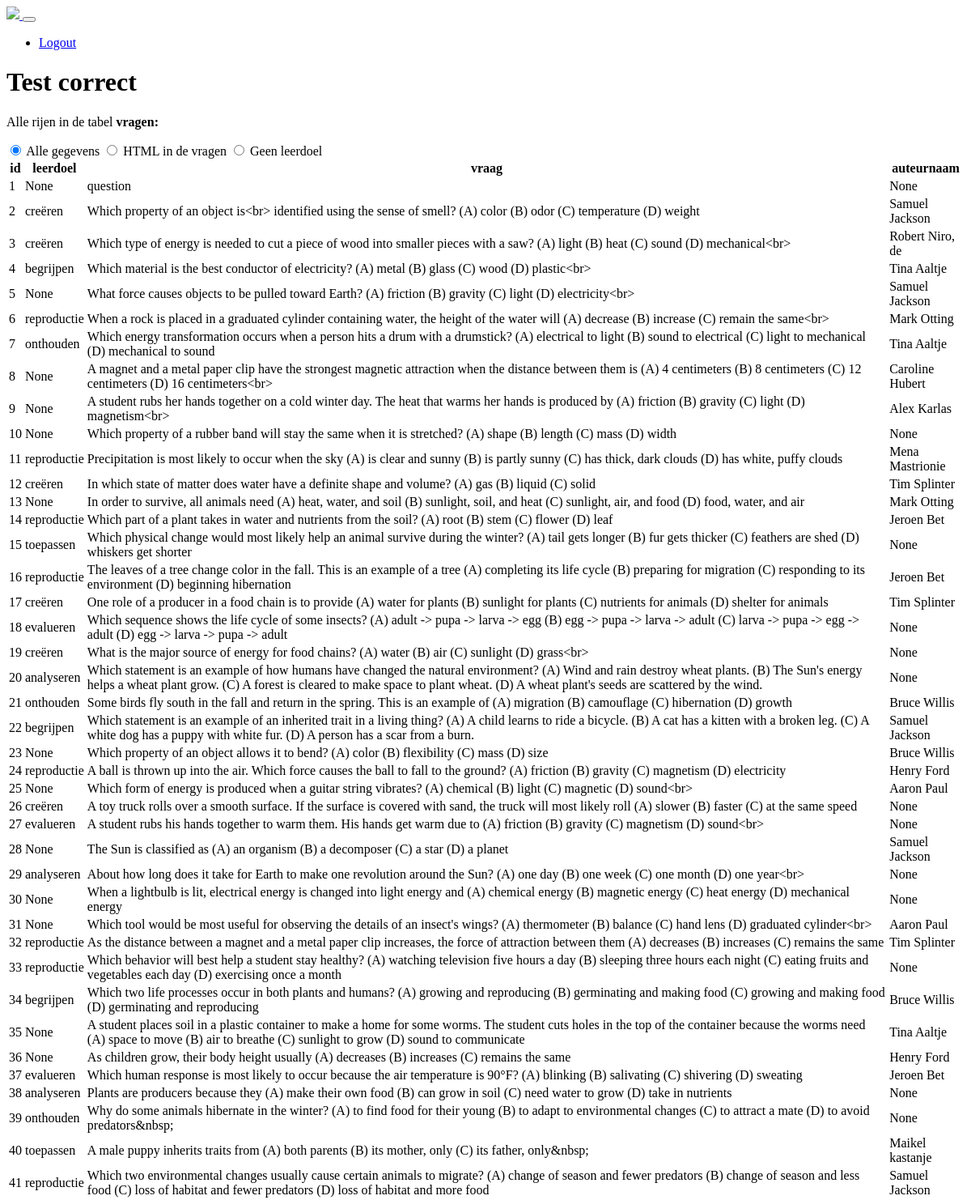
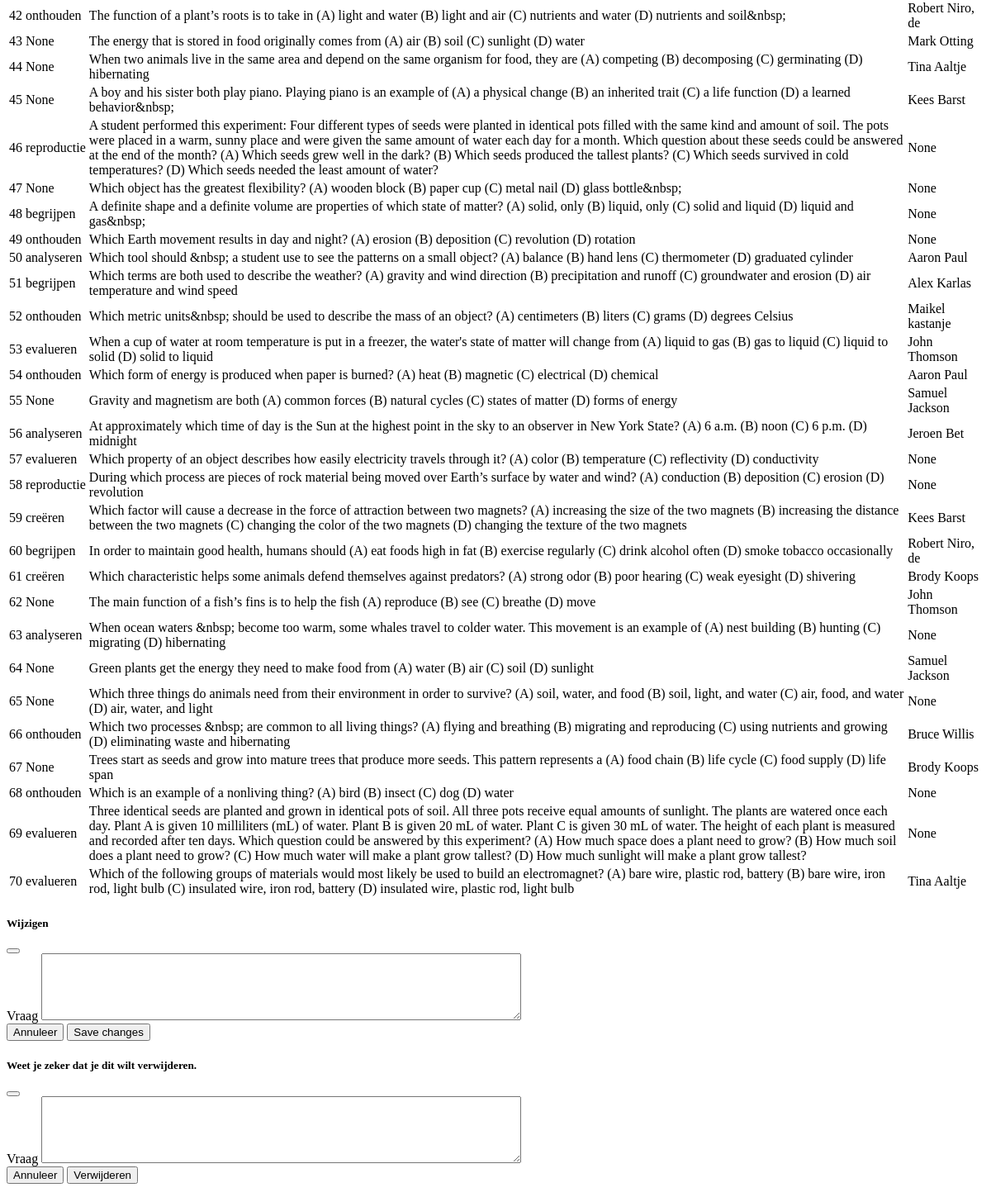
The page /alle-gegevens on the database as committed earlier (2 pictures, top to bottom).
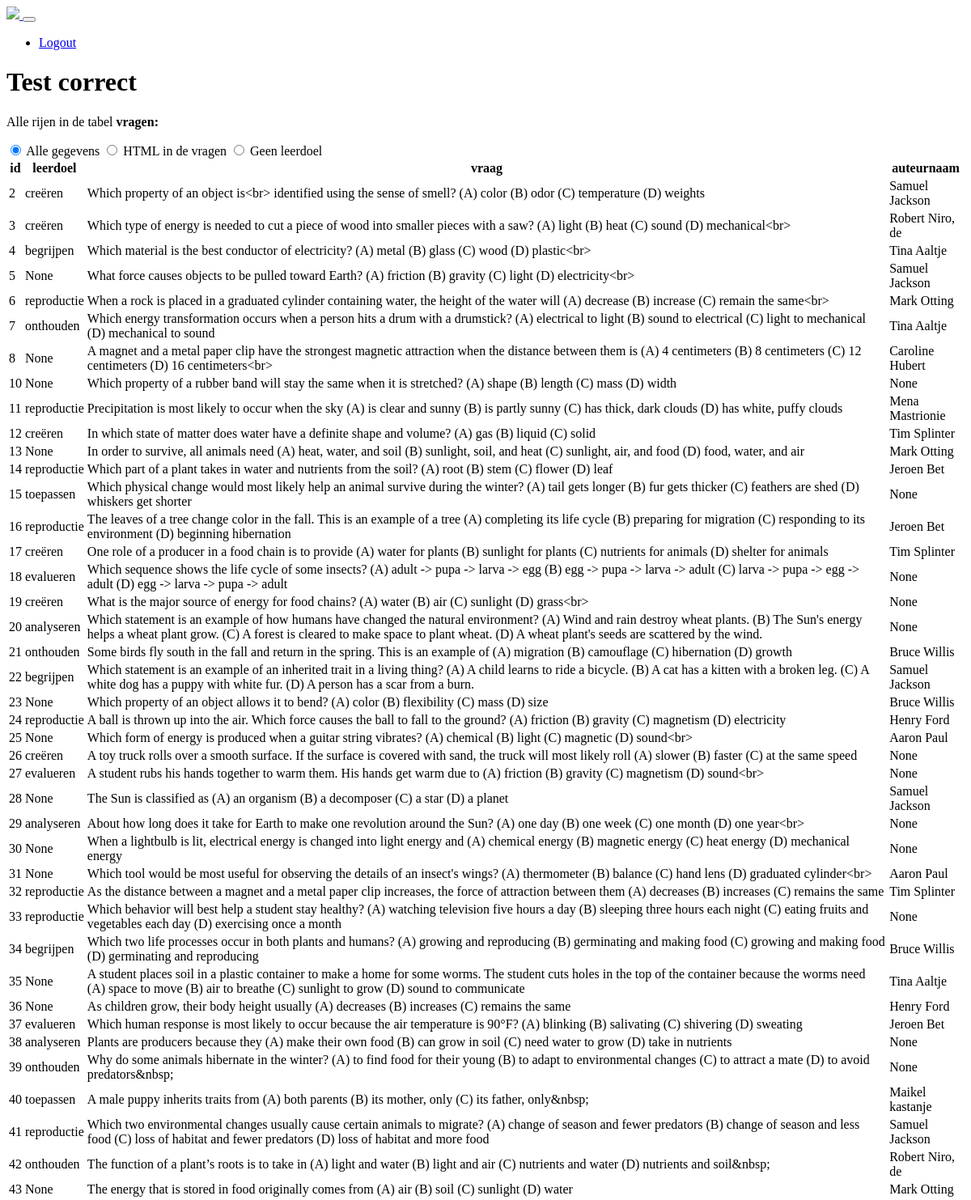
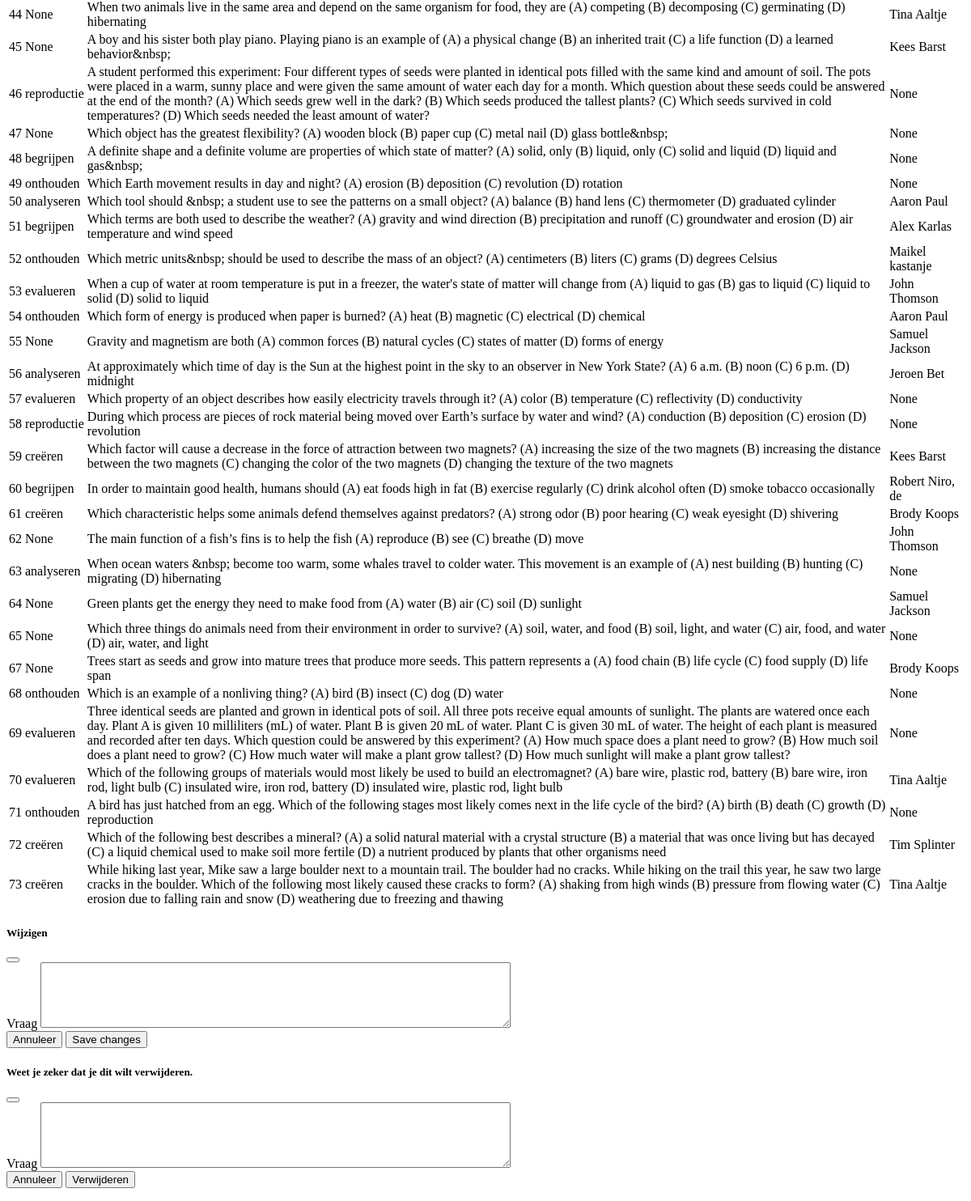
The same page on the database as committed later (2 pictures, top to bottom).
### tables this page shows
CREATE TABLE `vragen` (
  `id` integer NOT NULL
,  `leerdoel` integer DEFAULT NULL
,  `vraag` text NOT NULL
,  `auteur` integer DEFAULT NULL
);

CREATE TABLE `leerdoelen` (
  `id` integer NOT NULL
,  `leerdoel` text DEFAULT NULL
);

### app.py (the view)
@app.route('/alle-gegevens', methods=['GET', 'POST'])
def alle_gegevens():
    table_name = 'vragen'
    query = 'alles'
    rows, column_names = dbm.alles_table_row()
    return render_template("mistakes.html", query=query, rows=rows, columns=column_names, table_name=table_name, type=session.get("type"))

### lib/tablemodel.py (called while the page is built)
    def alles_table_row(self):
        cursor = sqlite3.connect(self.database_file).cursor()
        cursor.execute(f"SELECT vragen.id, leerdoelen.leerdoel, vragen.vraag, voornaam || ' ' || achternaam AS auteurnaam FROM vragen LEFT JOIN leerdoelen ON vragen.leerdoel = leerdoelen.id LEFT JOIN auteurs ON vragen.auteur = auteurs.id LIMIT 70")
        table_headers = [column_name[0] for column_name in cursor.description]
        table_content = cursor.fetchall()
        return table_content, table_headers

### templates/mistakes.html (shortened to what the changed rows need)
<main>
  <div id="container" class="container">
  <h1>Test correct</h1>
        <table class="table table-bordered table-hover mt-5">
          <thead>
          <tr>
              {% for column in columns %}
              <th>{{ column }}</th>
              {% endfor %}
          </tr>
          </thead>
          <tbody>
          {% for row in rows %}
          <tr>
              {% for field in row %}
              {% if 'auteurs' in table_name %}
              {% if loop.index == 5 %}
              {% if field == '1' %}
              <td class="medewerker" data-medewerkerid="{{ row[0] }}" data-medewerker="{{ field }}">is medewerker</td>
              {% elif field == '0' %}
              <td class="medewerker" data-medewerkerid="{{ row[0] }}" data-medewerker="{{ field }}">is geen medewerker</td>
              {% else %}
              <td class="medewerker" data-medewerkerid="{{ row[0] }}" data-medewerker="{{ field }}">{{ field }}</td>
              {% endif %}
              {% else %}
              <td>{{ field }}</td>
              {% endif %}
              {% else %}
              <td>{{ field }}</td>
              {% endif %}
              {% endfor %}
          </tr>
          {% endfor %}
          </tbody>
      </table>
  </div>
</main>

Rows that differ between the two databases and show on the page:
removed vragen: row "1" "None" "None", vraag "question"
removed vragen: row "9" "None" "Alex Karlas", vraag "A student rubs her hands together on a cold winter day. The heat that warms her hands is produced by (A) friction (B) gravity (C) light (D) magnetism<br>"
removed vragen: row "66" "Bruce Willis", vraag "Which two processes &nbsp; are common to all living things? (A) flying and breathing (B) migrating and reproducing (C) using nutrients and growing (D) eliminating waste and hibernating", leerdoelen (leerdoel "onthouden")
changed vragen: vraag "Which property of an object is<br> identified using the sense of smell? (A) color (B) odor (C) temperature (D) weight" → "Which property of an object is<br> identified using the sense of smell? (A) color (B) odor (C) temperature (D) weights"
now on this page (row unchanged): vragen: row "71" "None", vraag "A bird has just hatched from an egg. Which of the following stages most likely comes next in the life cycle of the bird? (A) birth (B) death (C) growth (D) reproduction", leerdoelen (leerdoel "onthouden")
now on this page (row unchanged): vragen: row "72" "Tim Splinter", vraag "Which of the following best describes a mineral? (A) a solid natural material with a crystal structure (B) a material that was once living but has decayed (C) a liquid chemical used to make soil more fertile (D) a nutrient produced by plants that other organisms need", leerdoelen (leerdoel "creëren")
now on this page (row unchanged): vragen: row "73" "Tina Aaltje", vraag "While hiking last year, Mike saw a large boulder next to a mountain trail. The boulder had no cracks. While hiking on the trail this year, he saw two large cracks in the boulder. Which of the following most likely caused these cracks to form? (A) shaking from high winds (B) pressure from flowing water (C) erosion due to falling rain and snow (D) weathering due to freezing and thawing", leerdoelen (leerdoel "creëren")
